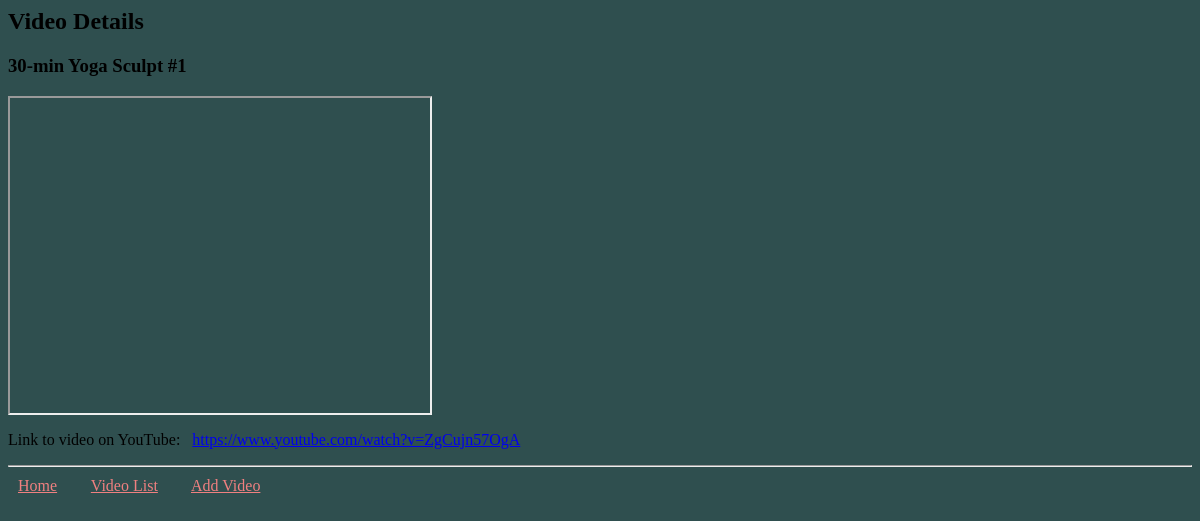
The page /videos/1/ on the database its author committed.
### video_collection/models.py (models this page shows, shortened)
class Video(models.Model):
    name = models.CharField(max_length=200)
    url = models.CharField(max_length=400)
    notes = models.TextField(blank=True, null=True) # blank means notes field is optional in fields
    video_id = models.CharField(max_length=40, unique=True)

### video_collection/views.py (the view)
# urls.py: path('videos/<int:video_pk>/', views.video_details, name='video_details'),
def video_details(request, video_pk):
    video = get_object_or_404(Video, pk=video_pk)
    return render(request, 'video_collection/video_details.html', {'video': video})

### video_collection/templates/video_collection/video_details.html (shortened to what this page needs)
{% extends 'video_collection/base.html' %}
{% block content %}
<h2>Video {{ place.pk }} Details</h2>
<div>
    <h3>{{ video.name }}</h3>
    <iframe width="420" height="315" src="http://youtube.com/embed/{{ video.video_id }}"></iframe>
    <p>Link to video on YouTube: &nbsp <a href="{{ video.url }}">{{ video.url }}</a></p>
</div>
{% endblock %}

### video_collection/static/css/style.css (style rules this page uses)
body { background-color: darkslategrey; }

### rows shown on the page
Video: name "30-min Yoga Sculpt #1", url "https://www.youtube.com/watch?v=ZgCujn57OgA"
